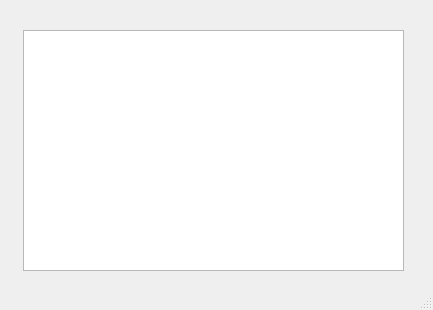
<?xml version="1.0" encoding="UTF-8"?>
<ui version="4.0">
 <class>MainWindow</class>
 <widget class="QMainWindow" name="MainWindow">
  <property name="geometry">
   <rect>
    <x>0</x>
    <y>0</y>
    <width>433</width>
    <height>310</height>
   </rect>
  </property>
  <property name="windowTitle">
   <string>Available ROIs</string>
  </property>
  <widget class="QWidget" name="centralwidget">
   <widget class="QPlainTextEdit" name="plainTextEditROI">
    <property name="geometry">
     <rect>
      <x>23</x>
      <y>30</y>
      <width>381</width>
      <height>241</height>
     </rect>
    </property>
    <property name="readOnly">
     <bool>true</bool>
    </property>
   </widget>
  </widget>
  <widget class="QStatusBar" name="statusbar"/>
 </widget>
 <resources/>
 <connections/>
</ui>
